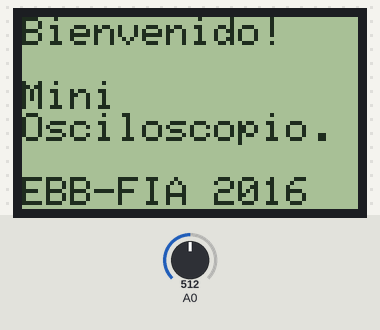
Bench run of a sketch on a simulated Arduino Uno, built with avr-gcc and run on an emulated ATmega328P. Shown: 84×48 one-colour display. Inputs (shaded band) come from the test bench; at power-on: A0 = 512. The display library's start-up logo is not drawn.

Above: at 1.1 s.
At 3.2 s:
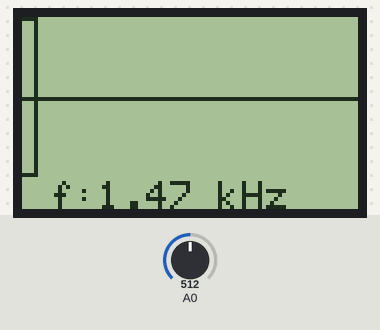
4.3 s: A0 set to 490
At 5.7 s:
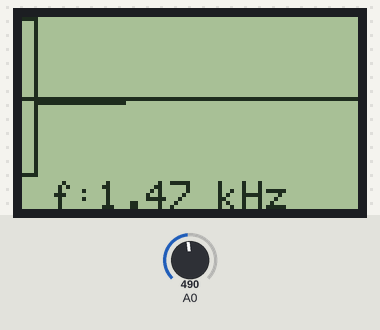
7.3 s: A0 set to 306
At 7.92 s:
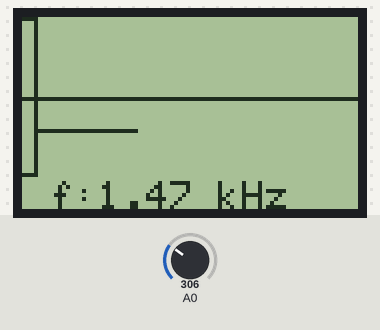
9.2 s: A0 set to 122
At 10.1 s:
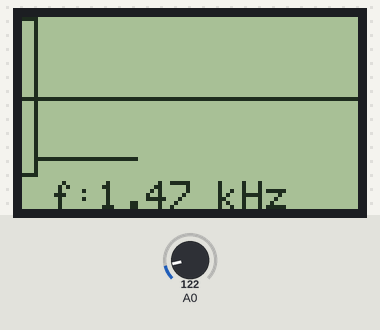
Timing chart, 0 to 12.2 s (numbered marks = the images above; inputs shaded):
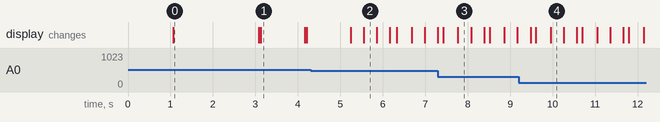

The sketch:

CR11005_20160314.ino
```cpp
/*********************************************************************
Universidad de El Salvador
Facultad de Ingeniería y Arquitectura
Escuela de ingeniería Electrica
Sistemas Embebidos

Estudiante: Br. Fredy A. Cáceres Ramos
Facilitador: Msc. e Ing. Wilber Calderón
Fecha de creación de Sketch: 14-Marzo-2016
ultima modificación del Sketch: 31-Marzo-2016
*********************************************************************/

/*
 * Objetivo: Mostrar atravez de la pantalla nokia 5110 la simulación de un oscilospio con datos leidos desde un generador de señales.
 */

/*
 * Referencias:
 * Archivo Adafruit_GFX.cpp de la libreria Adafruit
 * http://kio4.com/arduino/32pantallanokia.htm (9 Miniosciloscopio)
 * http://www.seta43.netau.net/ardu_os.html aumento de velocidad de muestreo
 */

/*
 * Observaciones:
 * Valores utilizados en el generador de datos para las pruebas:
 * Frecuencia: 1 kHz
 * Periodo: 1 ms
 * Amplitud: 3 Vpp
 * Offset: 1 Vdc
 */

#include <SPI.h>
#include <Adafruit_GFX.h>
#include <Adafruit_PCD8544.h>

// pin 7 - Serial clock out (SCLK)
// pin 6 - Serial data out (DIN)
// pin 5 - Data/Command select (D/C)
// pin 4 - LCD chip select (CS)
// pin 3 - LCD reset (RST)
Adafruit_PCD8544 display = Adafruit_PCD8544(7, 6, 5, 4, 3);

/*
 * Variables:
 */
byte myArreglo[500]; //Almacena los valores leidos, maximo de lectura 698 datos
int yCtrl; //contador usado para recolectar y recorrer el arreglo.
int posY = 0; //lee y almacena momentaneamente el valor leido del dispositivo, antes de ser almacenado en el vector.
int j, aux; //otro contador para recolectar y recorrer el arreglo, pero utilizado cuando la pantalla a un esta llena horizontalmente.
unsigned long tStart, tEnd; //captan el tiempo antes y despues de la lectura de los datos

void setup() {
  Serial.begin(9600);

  bitWrite(ADCSRA,ADPS2,1);
  bitWrite(ADCSRA,ADPS1,0);
  bitWrite(ADCSRA,ADPS0,0);

  //Definiendo el puerto analogico A0 como el puerto de lectura de datos
  ADMUX=(1<<ADLAR)|(0<<REFS1)|(1<<REFS0)|(0<<MUX3)|(0<<MUX2)|(0<<MUX1)|(0<<MUX0);

  display.begin(); //init done, inicialización de la pantalla
  display.setContrast(60); //mejor visualizción
  display.display(); //muestra el splashscreen
  delay(1000);
  display.clearDisplay(); //limpieza de pantalla

  display.println("Bienvenido!\n\nMini\nOsciloscopio.\n\nEBB-FIA 2016"); //mensaje de bienvenida
  display.display(); //imprimiendo mensaje de bienvenida
  delay(2000);
  display.clearDisplay();//limpieza de pantalla
}

void loop() {
  drawEjes(); //invocación del metodo para dibujar los ejes horizontal, vertical y las escalas en el eje vertical
  tStart = micros(); //leo el tiempo que ha transcurrido desde el inico del sketch y el inicio de las lecturas
  for(yCtrl=0; yCtrl<500; yCtrl++) { //Llenado del vector
    posY = analogReadFast(); //lectura rapida
    myArreglo[yCtrl] = map(posY, 0, 255, 39, 0); //Mapeo para no mostrar la grafica invertida
  }
  tEnd = micros() - tStart; //tiempo despues de la lecturas - tiempo antes de las mismas.
  //tEnd -= tStart; //igual que la linea anterior, pero sobreescribiendo la variable.
  display.setCursor(7, 41);
  display.print("f:");
  display.print((float)50000/(float)tEnd); //los 50000, son las 500 muestras multiplicadas por 100
  display.print(" kHz");

  for(yCtrl=0; yCtrl<=80; yCtrl++) { //muestra la grafica
    display.drawLine(yCtrl+4, myArreglo[yCtrl], yCtrl+5, myArreglo[yCtrl+1], BLACK); //dibujado de lineas de pixeles
    display.display(); //muestra la grafica en pantalla
  }
  display.clearDisplay();
}

/*
 * Función utilizada para trazar los ejes horizontal y vertical en la pizarrita, ademas de trazar escalas para una mejor visualización
 * y entendimiento de la grafica.
 */
void drawEjes() {
  display.drawFastHLine(0, 20, 84, BLACK); // dibuja de forma rápida el eje horizontal
  display.drawFastVLine(3, 0, 40, BLACK); // dibuja de forma rápida el eje vertical
  //Dibujo de escalas en el eje vertical
  display.drawFastHLine(0, 0, 3, BLACK);
  /*display.drawFastHLine(0, 9, 3, BLACK);
  display.drawFastHLine(0, 30, 3, BLACK);*/
  display.drawFastHLine(0, 39, 3, BLACK);
  display.display();
}

/*
 * Función utilizada para realizar la lectura de datos de una manera mas rápida, basado en el segundo enlace de referencia.
 */
int analogReadFast()
{
 ADCSRA|=(1<<ADSC);
 while (bit_is_set(ADCSRA, ADSC)); // Se limpia el ADSC cuando termina la conversión
        return ADCH;
}

/*
 * Función usada para desplazar los pixeles 1 pixel a la derecha cuando la pantalla ya ha alcanzado la coordenada 84 en el eje horizontal.
 */
void movPantalla() {
  int z = aux;
  display.clearDisplay(); //limpia la pantalla, para comenzar a dibujar nuevamente los pixeles anteriores un pixel antes.
  drawEjes(); //dibuja nuevamente los ejes y escalas.
  for(j=z; j<=z+79; j++) { //recorremos el arreglo, consultando los valores que contiene.
    //myArreglo[j] = myArreglo[j+1]; // desplaza los valores contenidos en la posición i+1 a la posició i, lo que genera el desplazamiento
                                   // al volver a dibujar la grafica, esto demora cierta cantidad de tiempo que pareciera no importar.
    display.drawLine(j-z+4, myArreglo[j], j-z+5, myArreglo[j+1], BLACK); //re-dibujado de pixeles
  }
}
```

Measured:
- what the display in image 0 shows lasts 2.0 s, from 1.1 s to 3.1 s
- what the display in image 1 shows lasts 1.1 s, from 3.1 s to 4.2 s
